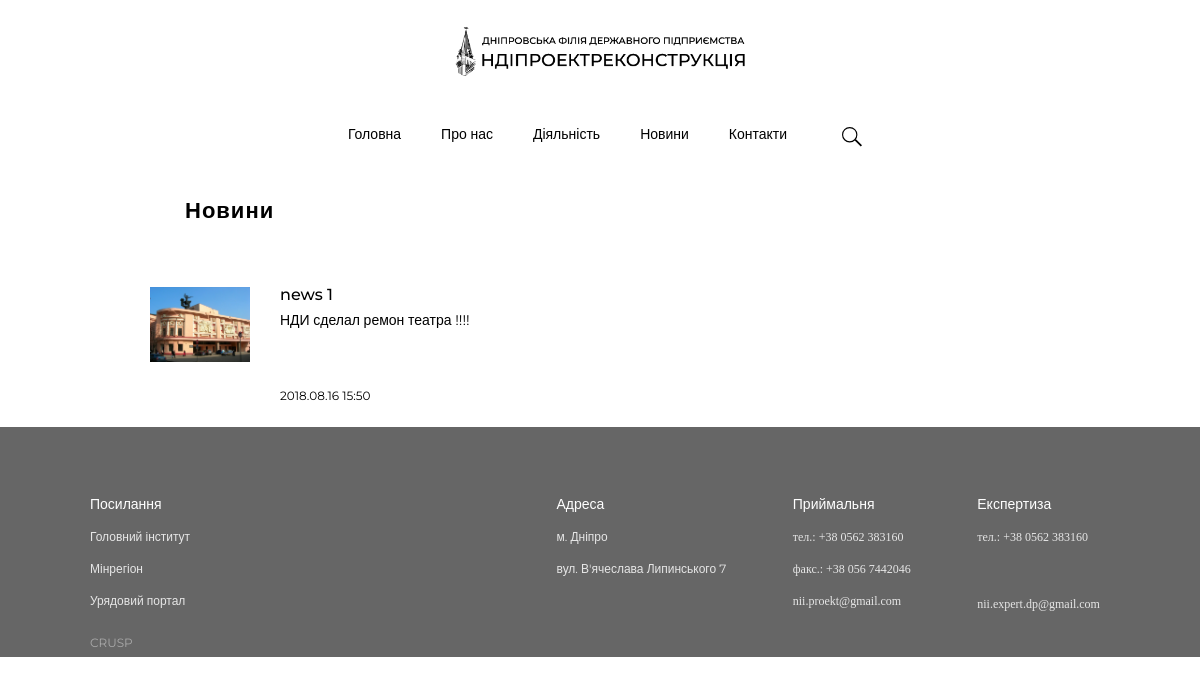
Page /news/ on the committed database.
### ndi_app/models.py (models this page shows, shortened)
class News(models.Model):
    title = models.CharField(max_length=200, db_index=True, verbose_name='Название новости')
    image = models.ImageField(upload_to='images/news/', verbose_name='Картинка новости')
    text = models.TextField(verbose_name='Текст для новости')
    created = models.DateTimeField(auto_now_add=True)
    class Meta:
        ordering = ['id']
        verbose_name = 'Новость'
        verbose_name_plural = 'Новости'

### ndi_app/views.py (the view)
# urls.py: url(r'^news/$', views.news_view, name="NewsPage"),
def news_view(request):
    all_news = News.objects.all()
    context = {
        'all_news': all_news,
    }
    return render(request, 'ndi_app/news.html', context)

### ndi_app/forms.py
class ContactForm(forms.Form):
    name = forms.CharField(max_length=100)
    email = forms.EmailField()
    theme = forms.CharField(max_length=250)
    phone = forms.CharField()
    message = forms.CharField(max_length=1000)

### ndi_app/context_processors.py (called while the page is built)
def activity_base(request):
    context = {
        "all_activities": Activity.objects.all(),
        "form": ContactForm(),
        }
    return context

### ndi_app/templates/ndi_app/news.html
{% extends "ndi_app/base.html" %}
{% block content %}
    <section class="main">
        <h2 class="main-h2">Новини</h2>
        <div class="main-news">
            {% for news in all_news %}
                <div class="main-news-div">
                    <img src="{{ news.image.url}}" alt="{{ news.title}}">
                    <div class="new-div-description">
                        <h3>{{ news.title }}</h3>
                        <p>{{ news.text }}</p>
                        <span>{{ news.created|date:'Y.m.d H:i' }}</span>
                    </div>
                </div>
            {% endfor %}
        </div>
    </section>
{% endblock %}

### ndi_app/static/css/news_styles.css (style rules this page uses)
.main { margin: 50px 0 50px 0; }
.main h2 { font-family: 'Montserrat', sans-serif; font-weight: bold; font-size: 22px; padding-left: 90px; }
.main-news { max-width: 70%; margin: 20px 0 0 130px; }
.main-news-div { padding: 15px 20px 15px 20px; max-height: 130px; display: flex; flex-direction: row; font-family: 'Montserrat', sans-serif; }
.main-news-div img { max-width: 100px; }
.new-div-description { padding-left: 30px; }
.new-div-description h3 { font-weight: 500; font-size: 16px; }
.new-div-description p { font-weight: 400; font-size: 14px; padding-top: 10px; }
.new-div-description span { font-size: 12px; position: relative; top: 60px; }

### ndi_app/static/css/contacts_styles.css (style rules this page uses)
* { font-family: 'Montserrat', sans-serif; }
.main { max-width: 100%; margin-top: 50px; }
.main h2 { font-size: 22px; font-weight: bold; letter-spacing: 1px; font-family: 'Montserrat', sans-serif; margin-left: 95px; }
@media all and (max-width: 1270px) { .main { max-width: 100%; } }
@media all and (max-width: 1270px) { .main h2 { margin-bottom: 50px; } }

### ndi_app/static/css/general.css (style rules this page uses)
* { font-family: 'Montserrat', sans-serif; }
.main { margin: 0 0 50px 0; }
.main h2 { font-family: 'Montserrat', sans-serif; font-weight: bold; font-size: 22px; padding-left: 90px; }

### ndi_app/static/css/rest_styles.css (style rules this page uses)
* { font-family: 'Montserrat', sans-serif; }
.main { margin: 50px 0 50px 0; }
.main h2 { font-family: 'Montserrat', sans-serif; font-weight: bold; font-size: 22px; padding-left: 90px; }

### ndi_app/static/css/town planning.css (style rules this page uses)
.main { font-family: 'Montserrat', sans-serif; }
.main h2 { padding-top: 25px; }

### ndi_app/static/css/expertise.css (style rules this page uses)
.main { font-family: 'Montserrat', sans-serif; }
.main h2 { padding-top: 25px; }

### rows in the picture
News: image (picture), title "news 1", text "НДИ сделал ремон театра !!!!", created "2018.08.16 15:50"
